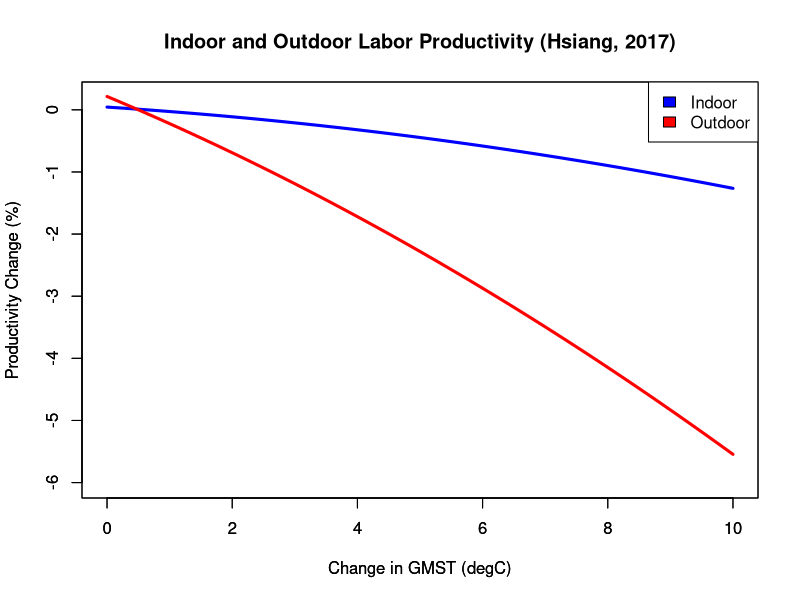

The R source for this figure:

# S. Hsiang, R. Kopp, et al, "Estimating Economic Damage in the United States from Climate Change", Science 356, 1362-1369 (2017).  Using table S14 from the supplementary information, quadratic-fit column.  t is change in GMST in degC.  Value returned is change in labor productivity in percent.

# Define low-sensitivity and high-sensitivity functions
lowlabor <- function(t) {0.0443 - 0.0650*t -0.00658*t^2}
highlabor <- function(t) {0.215 - 0.422*t -0.0154*t^2}

# Make plot.
plot(lowlabor,0,10, ylim=c(-6,0.2), main="Indoor and Outdoor Labor Productivity (Hsiang, 2017)", col="blue", lwd=3, xlab="Change in GMST (degC)", ylab="Productivity Change (%)")
par(new=TRUE)
plot(highlabor,0,10, ylim=c(-6,0.2), col="red", lwd=3, xlab="Change in GMST (degC)", ylab="Productivity Change (%)")
par(new=TRUE)
legend("topright", c("Indoor", "Outdoor"), fill=c("blue","red"))
